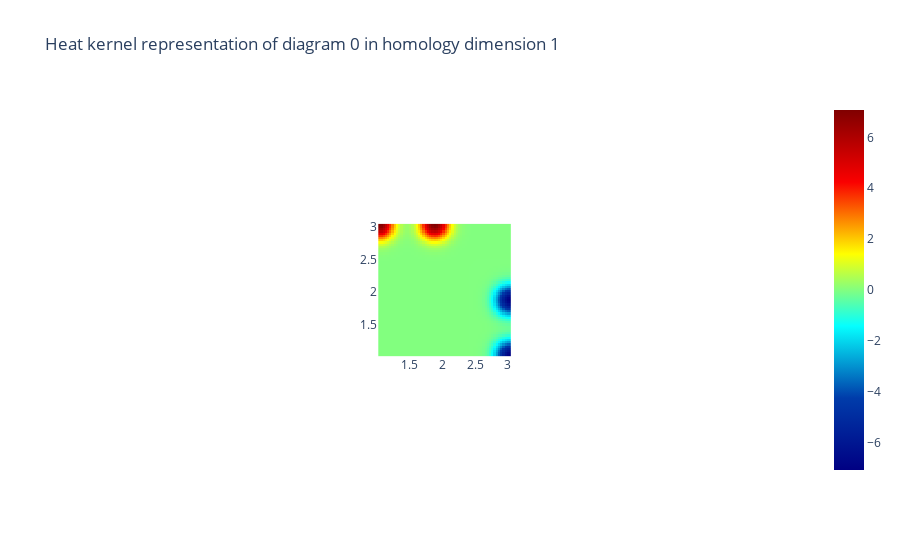

Notebook code for this chart:
### Code cell
heat.plot(im8_heat, homology_dimension_idx=1, colorscale='jet')

### Figure 1 — Plotly figure (JSON) as saved in the notebook; plotly's stock layout.template omitted (floating-point values rounded to 4 significant figures; data arrays with more than 128 entries replaced by an {"elided": "..."} marker saying what was removed)
{"data": [{"colorscale": [[0, "rgb(0,0,131)"], [0.2, "rgb(0,60,170)"], [0.4, "rgb(5,255,255)"], [0.6, "rgb(255,255,0)"], [0.8, "rgb(250,0,0)"], [1, "rgb(128,0,0)"]], "type": "heatmap", "x": [1.03, 1.064, 1.098, 1.132, 1.166, 1.199, 1.233, 1.267, 1.301, 1.335, 1.369, 1.403, 1.437, 1.471, 1.505, 1.538, 1.572, 1.606, 1.64, 1.674, 1.708, 1.742, 1.776, 1.81, 1.844, 1.877, 1.911, 1.945, 1.979, 2.013, 2.047, 2.081, 2.115, 2.149, 2.183, 2.216, 2.25, 2.284, 2.318, 2.352, 2.386, 2.42, 2.454, 2.488, 2.522, 2.555, 2.589, 2.623, 2.657, 2.691, 2.725, 2.759, 2.793, 2.827, 2.861, 2.894, 2.928, 2.962, 2.996, 3.03], "y": [3.03, 2.996, 2.962, 2.928, 2.894, 2.861, 2.827, 2.793, 2.759, 2.725, 2.691, 2.657, 2.623, 2.589, 2.555, 2.522, 2.488, 2.454, 2.42, 2.386, 2.352, 2.318, 2.284, 2.25, 2.216, 2.183, 2.149, 2.115, 2.081, 2.047, 2.013, 1.979, 1.945, 1.911, 1.877, 1.844, 1.81, 1.776, 1.742, 1.708, 1.674, 1.64, 1.606, 1.572, 1.538, 1.505, 1.471, 1.437, 1.403, 1.369, 1.335, 1.301, 1.267, 1.233, 1.199, 1.166, 1.132, 1.098, 1.064, 1.03], "z": {"elided": "60x60 float values"}}], "layout": {"autosize": true, "plot_bgcolor": "white", "title": {"text": "Heat kernel representation of diagram 0 in homology dimension 1"}, "xaxis": {"autorange": false, "constrain": "domain", "domain": [0.409, 0.591], "range": [1.013, 3.047], "scaleanchor": "y", "type": "linear"}, "yaxis": {"autorange": false, "constrain": "domain", "domain": [0, 1], "range": [1.013, 3.047], "type": "linear"}}}
